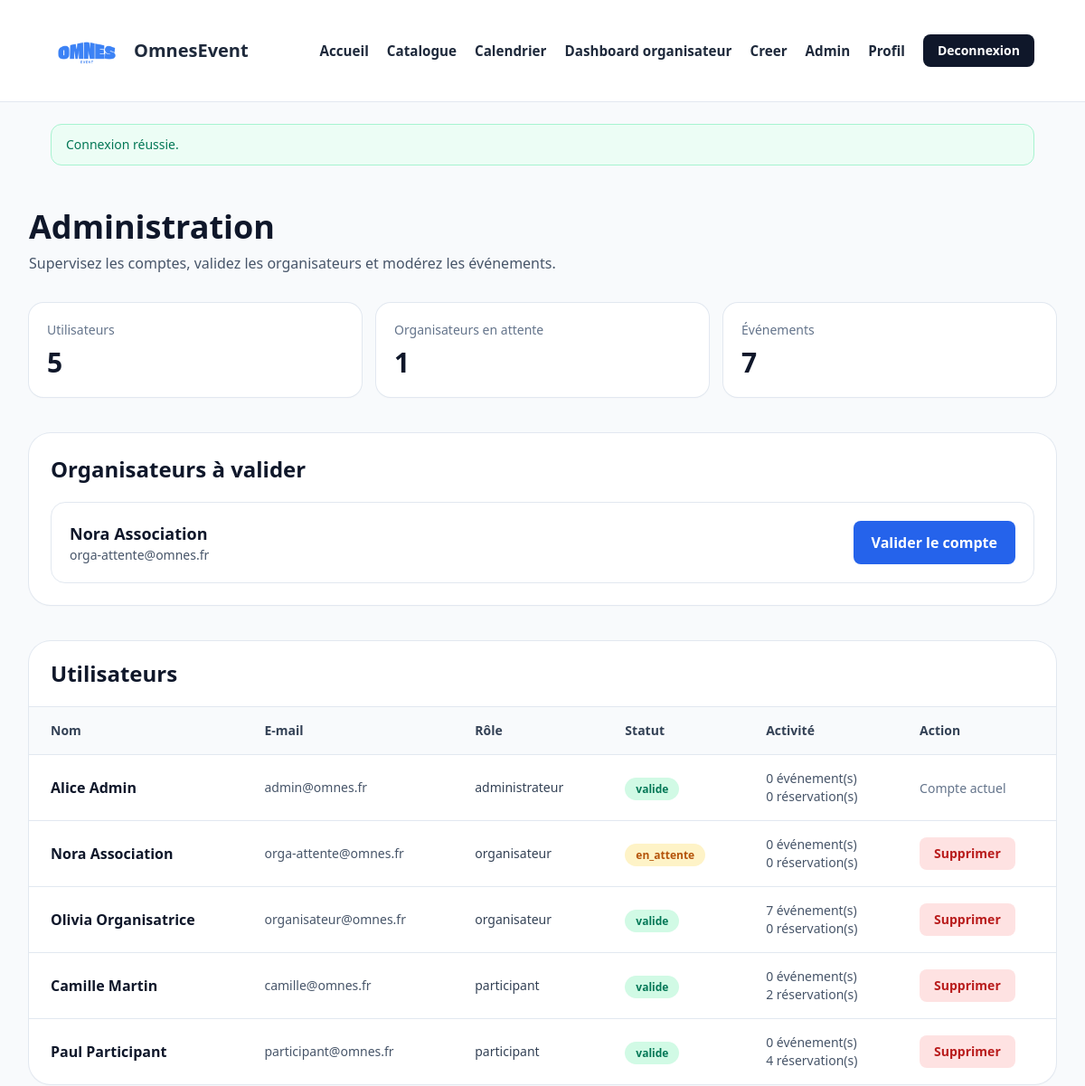
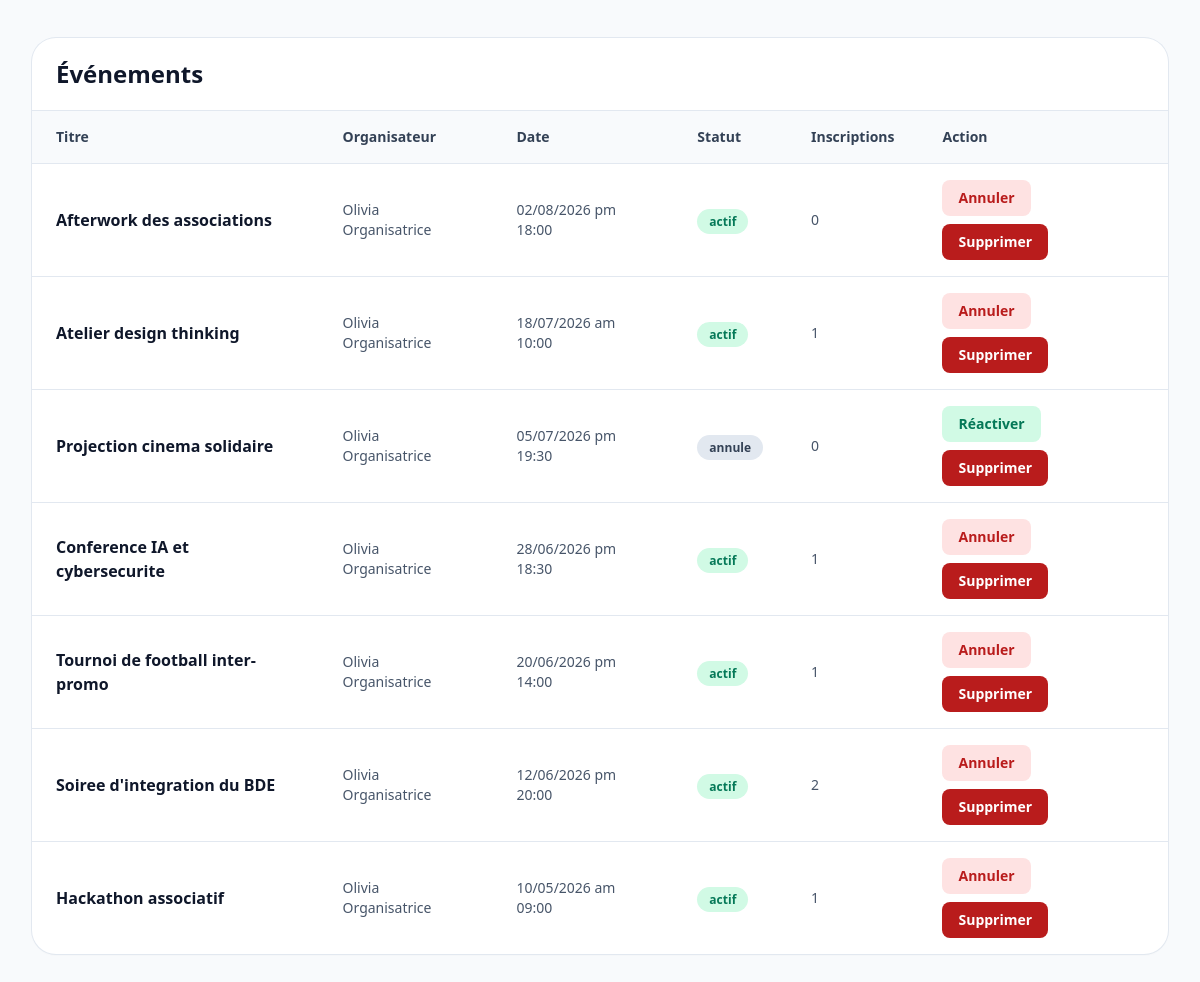
The app's page /pages/admin.php (signed in) with its own data (2 pictures, top to bottom).
### tables this page shows
CREATE TABLE users (
    id INT AUTO_INCREMENT PRIMARY KEY,
    prenom VARCHAR(100) NOT NULL,
    nom VARCHAR(100) NOT NULL,
    email VARCHAR(190) NOT NULL UNIQUE,
    password VARCHAR(255) NOT NULL,
    role ENUM('participant', 'organisateur', 'administrateur') NOT NULL DEFAULT 'participant',
    statut_organisateur ENUM('valide', 'en_attente') NOT NULL DEFAULT 'valide',
    created_at TIMESTAMP NOT NULL DEFAULT CURRENT_TIMESTAMP
);

CREATE TABLE evenements (
    id INT AUTO_INCREMENT PRIMARY KEY,
    titre VARCHAR(180) NOT NULL,
    description TEXT NOT NULL,
    details_complets TEXT NULL,
    date_evenement DATETIME NOT NULL,
    lieu VARCHAR(180) NOT NULL,
    adresse_complete VARCHAR(255) NULL,
    categorie VARCHAR(50) NOT NULL,
    association VARCHAR(120) NOT NULL,
    image VARCHAR(255) NULL,
    capacite_max INT NOT NULL,
    prix DECIMAL(10,2) NOT NULL DEFAULT 0.00,
    places_reservees INT NOT NULL DEFAULT 0,
    statut ENUM('actif', 'annule') NOT NULL DEFAULT 'actif',
    organisateur_id INT NOT NULL,
    created_at TIMESTAMP NOT NULL DEFAULT CURRENT_TIMESTAMP,
    CONSTRAINT fk_evenements_organisateur
        FOREIGN KEY (organisateur_id) REFERENCES users(id)
        ON DELETE CASCADE
        ON UPDATE CASCADE
);

### includes/functions.php (called while the page is built, shortened)
<?php
function e(null|string|int|float $value): string
{
    return htmlspecialchars((string) $value, ENT_QUOTES, 'UTF-8');
}
function url(string $path = ''): string
{
    $path = trim($path);
    return BASE_URL . '/' . ltrim($path, '/');
}
function user_full_name(array $user): string
{
    return trim(($user['prenom'] ?? '') . ' ' . ($user['nom'] ?? ''));
}
function format_event_date(string $datetime, string $format = 'd/m/Y a H:i'): string
{
    return (new DateTime($datetime))->format($format);
}
function event_reserved_places(array $event, PDO $pdo): int
{
    if (isset($event['places_reservees'])) {
        return (int) $event['places_reservees'];
    }
    $stmt = $pdo->prepare(
        'SELECT COUNT(*)
         FROM reservations
         WHERE evenement_id = :event_id
           AND statut = "reserve"'
    );
    $stmt->execute(['event_id' => (int) $event['id']]);
    return (int) $stmt->fetchColumn();
}

### pages/admin.php (the view, shortened to what this page needs)
<?php
require_once __DIR__ . '/../includes/bootstrap.php';
$pendingOrganizers = $pdo->query(
    'SELECT * FROM users
     WHERE role = "organisateur"
       AND statut_organisateur = "en_attente"
     ORDER BY created_at ASC'
)->fetchAll();
$users = $pdo->query(
    'SELECT u.*,
            (SELECT COUNT(*) FROM evenements e WHERE e.organisateur_id = u.id) AS nb_evenements,
            (SELECT COUNT(*) FROM reservations r WHERE r.user_id = u.id AND r.statut = "reserve") AS nb_reservations
     FROM users u
     ORDER BY FIELD(u.role, "administrateur", "organisateur", "participant"), u.created_at DESC'
)->fetchAll();
$events = $pdo->query(
    'SELECT e.*,
            CONCAT(u.prenom, " ", u.nom) AS organisateur_nom
     FROM evenements e
     LEFT JOIN users u ON u.id = e.organisateur_id
     ORDER BY e.date_evenement DESC'
)->fetchAll();
include __DIR__ . '/../includes/header.php';
?>
<section class="mx-auto max-w-7xl px-4 py-12 md:px-8">
    <div class="mb-8">
        <h1 class="text-4xl font-bold text-slate-900">Administration</h1>
        <p class="mt-2 text-slate-600">Supervisez les comptes, validez les organisateurs et modérez les événements.</p>
    </div>
    <div class="mb-10 grid gap-4 sm:grid-cols-3">
        <div class="rounded-2xl bg-white p-5 shadow-sm ring-1 ring-slate-200">
            <p class="text-sm text-slate-500">Utilisateurs</p>
            <p class="mt-2 text-3xl font-bold text-slate-900"><?= e((string) count($users)) ?></p>
        </div>
        <div class="rounded-2xl bg-white p-5 shadow-sm ring-1 ring-slate-200">
            <p class="text-sm text-slate-500">Organisateurs en attente</p>
            <p class="mt-2 text-3xl font-bold text-slate-900"><?= e((string) count($pendingOrganizers)) ?></p>
        </div>
        <div class="rounded-2xl bg-white p-5 shadow-sm ring-1 ring-slate-200">
            <p class="text-sm text-slate-500">Événements</p>
            <p class="mt-2 text-3xl font-bold text-slate-900"><?= e((string) count($events)) ?></p>
        </div>
    </div>
    <div class="mb-10 rounded-3xl bg-white p-6 shadow-sm ring-1 ring-slate-200">
        <h2 class="text-2xl font-bold text-slate-900">Organisateurs à valider</h2>
        <div class="mt-5 space-y-4">
            <?php foreach ($pendingOrganizers as $pendingOrganizer): ?>
                <div class="flex flex-col gap-4 rounded-2xl border border-slate-200 p-5 md:flex-row md:items-center md:justify-between">
                    <div>
                        <h3 class="text-lg font-bold text-slate-900"><?= e(user_full_name($pendingOrganizer)) ?></h3>
                        <p class="text-sm text-slate-600"><?= e($pendingOrganizer['email']) ?></p>
                    </div>
                    <form method="post">
                        <button type="submit" class="rounded-lg bg-blue-600 px-5 py-3 font-semibold text-white hover:bg-blue-700">
                            Valider le compte
                        </button>
                    </form>
                </div>
            <?php endforeach; ?>
        </div>
    </div>
    <div class="mb-10 rounded-3xl bg-white shadow-sm ring-1 ring-slate-200">
        <div class="border-b border-slate-200 px-6 py-5">
            <h2 class="text-2xl font-bold text-slate-900">Utilisateurs</h2>
        </div>
        <div class="overflow-x-auto">
            <table class="min-w-full divide-y divide-slate-200">
                <thead class="bg-slate-50">
                    <tr>
                        <th class="px-6 py-4 text-left text-sm font-semibold text-slate-700">Nom</th>
                        <th class="px-6 py-4 text-left text-sm font-semibold text-slate-700">E-mail</th>
                        <th class="px-6 py-4 text-left text-sm font-semibold text-slate-700">Rôle</th>
                        <th class="px-6 py-4 text-left text-sm font-semibold text-slate-700">Statut</th>
                        <th class="px-6 py-4 text-left text-sm font-semibold text-slate-700">Activité</th>
                        <th class="px-6 py-4 text-left text-sm font-semibold text-slate-700">Action</th>
                    </tr>
                </thead>
                <tbody class="divide-y divide-slate-200">
                    <?php foreach ($users as $listedUser): ?>
                        <tr>
                            <td class="px-6 py-4">
                                <p class="font-semibold text-slate-900"><?= e(user_full_name($listedUser)) ?></p>
                            </td>
                            <td class="px-6 py-4 text-sm text-slate-600"><?= e($listedUser['email']) ?></td>
                            <td class="px-6 py-4 text-sm text-slate-700"><?= e($listedUser['role']) ?></td>
                            <td class="px-6 py-4">
                                <span class="rounded-full px-3 py-1 text-xs font-semibold <?= $listedUser['statut_organisateur'] === 'valide' ? 'bg-emerald-100 text-emerald-700' : 'bg-amber-100 text-amber-700' ?>">
                                    <?= e($listedUser['statut_organisateur']) ?>
                                </span>
                            </td>
                            <td class="px-6 py-4 text-sm text-slate-600">
                                <p><?= e((string) $listedUser['nb_evenements']) ?> événement(s)</p>
                                <p><?= e((string) $listedUser['nb_reservations']) ?> réservation(s)</p>
                            </td>
                            <td class="px-6 py-4">
                                <?php if ((int) $listedUser['id'] !== (int) $user['id']): ?>
                                    <form method="post" onsubmit="return confirm('Supprimer ce compte ?');">
                                        <button type="submit" class="rounded-lg bg-red-100 px-4 py-2 text-sm font-semibold text-red-700 hover:bg-red-200">
                                            Supprimer
                                        </button>
                                    </form>
                                <?php else: ?>
                                    <span class="text-sm text-slate-500">Compte actuel</span>
                                <?php endif; ?>
                            </td>
                        </tr>
                    <?php endforeach; ?>
                </tbody>
            </table>
        </div>
    </div>
    <div class="rounded-3xl bg-white shadow-sm ring-1 ring-slate-200">
        <div class="border-b border-slate-200 px-6 py-5">
            <h2 class="text-2xl font-bold text-slate-900">Événements</h2>
        </div>
        <div class="overflow-x-auto">
            <table class="min-w-full divide-y divide-slate-200">
                <thead class="bg-slate-50">
                    <tr>
                        <th class="px-6 py-4 text-left text-sm font-semibold text-slate-700">Titre</th>
                        <th class="px-6 py-4 text-left text-sm font-semibold text-slate-700">Organisateur</th>
                        <th class="px-6 py-4 text-left text-sm font-semibold text-slate-700">Date</th>
                        <th class="px-6 py-4 text-left text-sm font-semibold text-slate-700">Statut</th>
                        <th class="px-6 py-4 text-left text-sm font-semibold text-slate-700">Inscriptions</th>
                        <th class="px-6 py-4 text-left text-sm font-semibold text-slate-700">Action</th>
                    </tr>
                </thead>
                <tbody class="divide-y divide-slate-200">
                    <?php foreach ($events as $event): ?>
                        <tr>
                            <td class="px-6 py-4">
                                <a href="<?= e(url('pages/detail-evenement.php?id=' . (int) $event['id'])) ?>" class="font-semibold text-slate-900 hover:text-blue-600">
                                    <?= e($event['titre']) ?>
                                </a>
                            </td>
                            <td class="px-6 py-4 text-sm text-slate-600"><?= e($event['organisateur_nom'] ?: 'Non renseigné') ?></td>
                            <td class="px-6 py-4 text-sm text-slate-600"><?= e(format_event_date($event['date_evenement'])) ?></td>
                            <td class="px-6 py-4">
                                <span class="rounded-full px-3 py-1 text-xs font-semibold <?= $event['statut'] === 'actif' ? 'bg-emerald-100 text-emerald-700' : 'bg-slate-200 text-slate-700' ?>">
                                    <?= e($event['statut']) ?>
                                </span>
                            </td>
                            <td class="px-6 py-4 text-sm text-slate-600"><?= e((string) event_reserved_places($event, $pdo)) ?></td>
                            <td class="px-6 py-4">
                                <div class="flex flex-wrap gap-2">
                                    <form method="post">
                                        <button type="submit" class="rounded-lg <?= $event['statut'] === 'actif' ? 'bg-red-100 text-red-700 hover:bg-red-200' : 'bg-emerald-100 text-emerald-700 hover:bg-emerald-200' ?> px-4 py-2 text-sm font-semibold">
                                            <?= e($event['statut'] === 'actif' ? 'Annuler' : 'Réactiver') ?>
                                        </button>
                                    </form>
                                    <form method="post" onsubmit="return confirm('Supprimer définitivement cet événement ?');">
                                        <button type="submit" class="rounded-lg bg-red-700 px-4 py-2 text-sm font-semibold text-white hover:bg-red-800">
                                            Supprimer
                                        </button>
                                    </form>
                                </div>
                            </td>
                        </tr>
                    <?php endforeach; ?>
                </tbody>
            </table>
        </div>
    </div>
</section>
<?php include __DIR__ . '/../includes/footer.php'; ?>

### assets/styles.css (style rules this page uses)
html { scroll-behavior: smooth; }
body { font-family: "Segoe UI", Tahoma, Geneva, Verdana, sans-serif; }

### records on screen
users: user_full_name($pendingOrganizer) "Nora Association", email "orga-attente@omnes.fr", user_full_name($listedUser) "Nora Association", role "organisateur", statut_organisateur "en_attente", nb_evenements "0", nb_reservations "0"
users: user_full_name($listedUser) "Alice Admin", email "admin@omnes.fr", role "administrateur", statut_organisateur "valide", nb_evenements "0", nb_reservations "0", shows "Compte actuel"
users: user_full_name($listedUser) "Olivia Organisatrice", email "organisateur@omnes.fr", role "organisateur", statut_organisateur "valide", nb_evenements "7", nb_reservations "0"
users: user_full_name($listedUser) "Camille Martin", email "camille@omnes.fr", role "participant", statut_organisateur "valide", nb_evenements "0", nb_reservations "2"
users: user_full_name($listedUser) "Paul Participant", email "participant@omnes.fr", role "participant", statut_organisateur "valide", nb_evenements "0", nb_reservations "4"
evenements: titre "Afterwork des associations", organisateur_nom "Olivia Organisatrice", date_evenement "02/08/2026 pm 18:00", statut "actif", places_reservees "0", statut "Annuler"
evenements: titre "Atelier design thinking", organisateur_nom "Olivia Organisatrice", date_evenement "18/07/2026 am 10:00", statut "actif", places_reservees "1", statut "Annuler"
evenements: titre "Projection cinema solidaire", organisateur_nom "Olivia Organisatrice", date_evenement "05/07/2026 pm 19:30", statut "annule", places_reservees "0", statut "Réactiver"
evenements: titre "Conference IA et cybersecurite", organisateur_nom "Olivia Organisatrice", date_evenement "28/06/2026 pm 18:30", statut "actif", places_reservees "1", statut "Annuler"
evenements: titre "Tournoi de football inter-promo", organisateur_nom "Olivia Organisatrice", date_evenement "20/06/2026 pm 14:00", statut "actif", places_reservees "1", statut "Annuler"
evenements: titre "Soiree d'integration du BDE", organisateur_nom "Olivia Organisatrice", date_evenement "12/06/2026 pm 20:00", statut "actif", places_reservees "2", statut "Annuler"
evenements: titre "Hackathon associatif", organisateur_nom "Olivia Organisatrice", date_evenement "10/05/2026 am 09:00", statut "actif", places_reservees "1", statut "Annuler"

### other values on screen
$message['message'] "Connexion réussie."
count($users) "5"
count($pendingOrganizers) "1"
count($events) "7"
